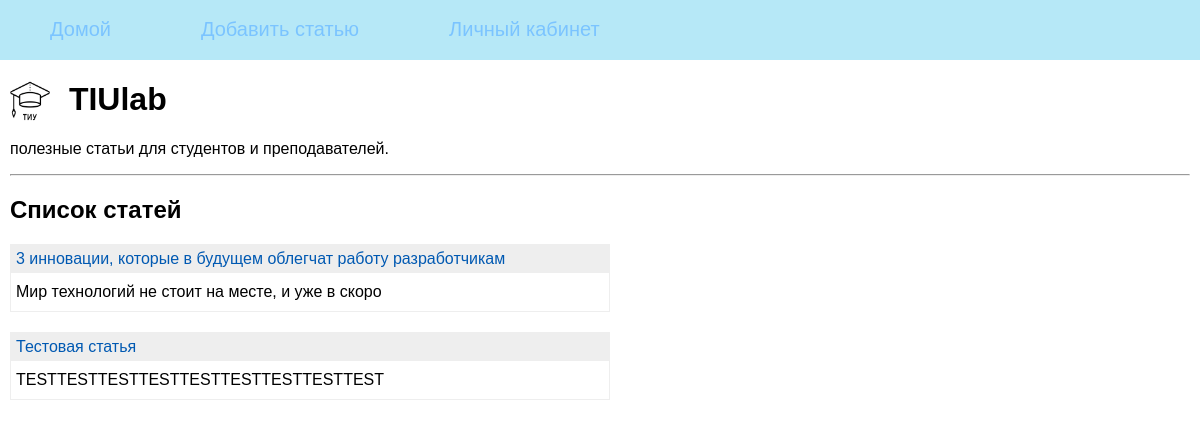
The page / on the database its author committed.
### tables this page shows
CREATE TABLE mainmenu (
id integer primary key autoincrement,
title text not null,
url text not null
);

CREATE TABLE posts (
id integer PRIMARY KEY AUTOINCREMENT,
title text NOT NULL,
text text NOT NULL,
url text NOT NULL,
time integer NOT NULL
);

### main.py (the view)
@app.route("/")
def index():
    return render_template('index.html', menu=dbase.getMenu(), posts=dbase.getPostsAnonce())

### FDataBase.py (called while the page is built)
    def getMenu(self):
        sql = '''SELECT * FROM mainmenu'''
        try:
            self.__cur.execute(sql)
            res = self.__cur.fetchall()
            if res: return res
        except:
            print("Ошибка чтения из БД")
        return []

    def getPostsAnonce(self):
        try:
            self.__cur.execute(f"SELECT id, title, text, url FROM posts ORDER BY time DESC")
            res = self.__cur.fetchall()
            if res: return res
        except sqlite3.Error as e:
            print("Ошибка получения статьи из БД "+str(e))
        return []

### main.py (called while the page is built)
def connect_db():
    conn = sqlite3.connect(app.config['DATABASE'])
    conn.row_factory = sqlite3.Row
    return conn

def get_db():
    if not hasattr(g, 'link_db'):
        g.link_db = connect_db()
    return g.link_db

@app.before_request
def before_request():
    global dbase
    db = get_db()
    dbase = FDataBase(db)

### templates/index.html
{% extends 'base.html' %}
{% block content %}
{{ super() }}
<hr>
<h2>Список статей</h2>
<ul class="list-posts">
{% for p in posts %}
<li>
<p class="title"><a href="{{ url_for('showPost', alias=p.url)}}">{{p.title}}</a></p>
<p class="annonce">{{ p.text[:50] | striptags  }}</p>
</li>
{% endfor %}
</ul>
{% endblock %}

### templates/base.html (shortened to what this page needs)
<!DOCTYPE html>
<html>
<head>
<link type="text/css" href="{{ url_for('static', filename='css/styles.css')}}" rel="stylesheet" />
</head>
<body>
{% block content -%}
	{%- block mainmenu -%}
<ul class="mainmenu">
{% for p in menu %}
<li><a href="{{p.url}}">{{p.title}}</a></li>
{% endfor %}
</ul>
	{% endblock mainmenu -%}
<div class="content">
	{% if title -%}
<h1>{{title}}</h1>
	{% else -%}
<div class="tiu_logo"><img src="{{ url_for('static', filename='images/tiu_logo.png') }}"></div>
<p><h1>&nbsp;TIUlab</h1></p>
<p>полезные статьи для студентов и преподавателей.</p>
	{% endif -%}
{% endblock -%}
</div>
</body>
</html>

### static/css/styles.css (style rules this page uses)
html, body { font-family: 'Arial'; margin: 0; padding: 0; height: 100%; width: 100%; }
a { color: #0059b2; text-decoration: none; }
ul.mainmenu { list-style: none; background: #b6e8f7; height: 60px; margin: 0; padding: 0; color: #96cee4; font-size: 20px; overflow: hidden; }
ul.mainmenu li { float: left; margin: 18px 40px 0 50px; }
ul.mainmenu li a { color: #7bc4ff; text-decoration: none; }
div.content { margin: 10px; }
ul.list-posts { list-style: none; margin: 0; padding: 0; max-width: 600px; }
ul.list-posts li { margin: 20px 0 0 0; border: 1px solid #eee; }
ul.list-posts .title { margin: 0; padding: 5px; background: #eee; }
ul.list-posts .annonce { margin: 0; padding: 10px 5px 10px 5px; }
.tiu_logo { width: 50px; height: 40px; overflow: hidden; display: flex; float: left; }

### rows shown on the page
mainmenu: title "Домой"
mainmenu: title "Добавить статью"
mainmenu: title "Личный кабинет"
posts: title "3 инновации, которые в будущем облегчат работу разработчикам", text "Мир технологий не стоит на месте, и уже в скоро"
posts: title "Тестовая статья", text "TESTTESTTESTTESTTESTTESTTESTTESTTEST"
